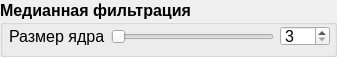
   <widget class="QGroupBox" name="grpBx_7">
    <property name="geometry">
     <rect>
      <x>1016</x>
      <y>272</y>
      <width>337</width>
      <height>57</height>
     </rect>
    </property>
    <property name="font">
     <font>
      <pointsize>12</pointsize>
      <weight>75</weight>
      <bold>true</bold>
     </font>
    </property>
    <property name="acceptDrops">
     <bool>true</bool>
    </property>
    <property name="title">
     <string>Медианная фильтрация</string>
    </property>
    <widget class="QWidget" name="layoutWidget">
     <property name="geometry">
      <rect>
       <x>9</x>
       <y>24</y>
       <width>321</width>
       <height>25</height>
      </rect>
     </property>
     <layout class="QHBoxLayout" name="hrzntlLt_15">
      <item>
       <widget class="QLabel" name="lbl_MedianSizeKernel">
        <property name="font">
         <font>
          <pointsize>12</pointsize>
          <weight>50</weight>
          <bold>false</bold>
         </font>
        </property>
        <property name="text">
         <string>Размер ядра</string>
        </property>
       </widget>
      </item>
      <item>
       <widget class="QSlider" name="sldr_MedianSizeKernel">
        <property name="font">
         <font>
          <pointsize>12</pointsize>
          <weight>50</weight>
          <bold>false</bold>
         </font>
        </property>
        <property name="minimum">
         <number>3</number>
        </property>
        <property name="singleStep">
         <number>2</number>
        </property>
        <property name="orientation">
         <enum>Qt::Horizontal</enum>
        </property>
        <property name="tickInterval">
         <number>0</number>
        </property>
       </widget>
      </item>
      <item>
       <widget class="QSpinBox" name="spnBx_MedianSizeKernel">
        <property name="minimumSize">
         <size>
          <width>50</width>
          <height>20</height>
         </size>
        </property>
        <property name="maximumSize">
         <size>
          <width>50</width>
          <height>20</height>
         </size>
        </property>
        <property name="font">
         <font>
          <pointsize>12</pointsize>
          <weight>50</weight>
          <bold>false</bold>
         </font>
        </property>
        <property name="minimum">
         <number>3</number>
        </property>
        <property name="singleStep">
         <number>2</number>
        </property>
       </widget>
      </item>
     </layout>
    </widget>
   </widget>
